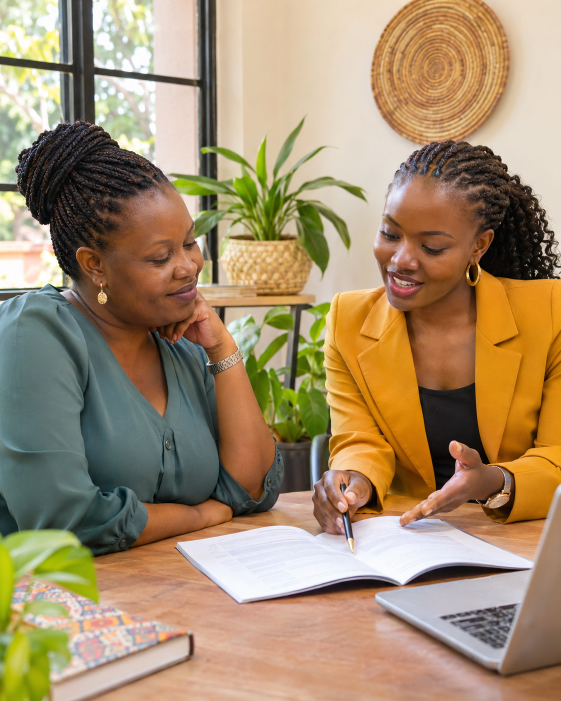
#> input picture images/generated/services-consultation.png, 1122 x 1402 px (shown at 1/2 size)
$ python prepare-services-assets.py
#> lines starting #> are read from the running program, lines starting #| are printed output that depends on the picture
"""Prepare the selected services photo, Kampala photo, and Uganda outline."""

import json
from pathlib import Path

from PIL import Image


ROOT = Path(__file__).resolve().parents[1]
ASSETS = ROOT / "public" / "assets"
ASSETS.mkdir(parents=True, exist_ok=True)


def webp(source: Path, stem: str, widths: tuple[int, ...]) -> None:
#> called with stem = 'services', widths = (720, 1440)
    with Image.open(source) as image:
#> image is the input picture: PIL image 1122x1402 RGB; mean R, G, B 163.5, 140.5, 109.1
        image = image.convert("RGB")
        for width in widths:
            size = (width, round(image.height * width / image.width))
            image.resize(size, Image.Resampling.LANCZOS).save(
                ASSETS / f"{stem}-{width}.webp", "WEBP", quality=82, method=6
            )
#> this loop made 2 passes
#> pass 1, in webp, `image.resize(size, Image.Resampling.LANCZOS).save( ASSETS / f"{stem}-{..`:
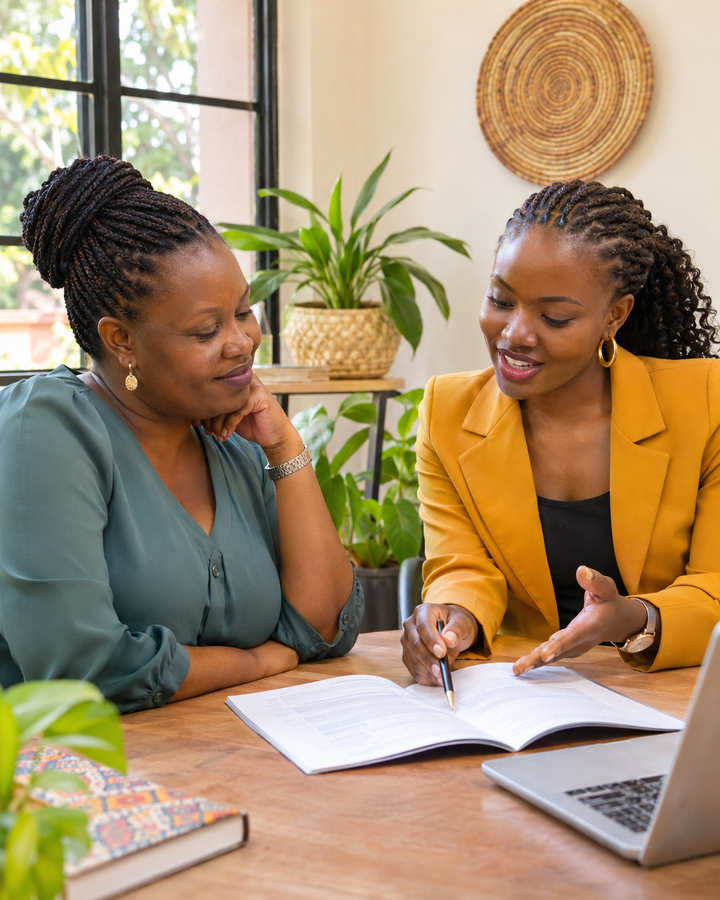
#> saved as services-720.webp: PIL image 720x900 RGB; mean R, G, B 163.5, 140.5, 109.1


webp(ROOT / "images" / "generated" / "services-consultation.png", "services", (720, 1440))
webp(ROOT / "images" / "kampala-city-source.jpg", "kampala", (720, 1440))
#> call 2 of webp, with stem = 'kampala', widths = (720, 1440)
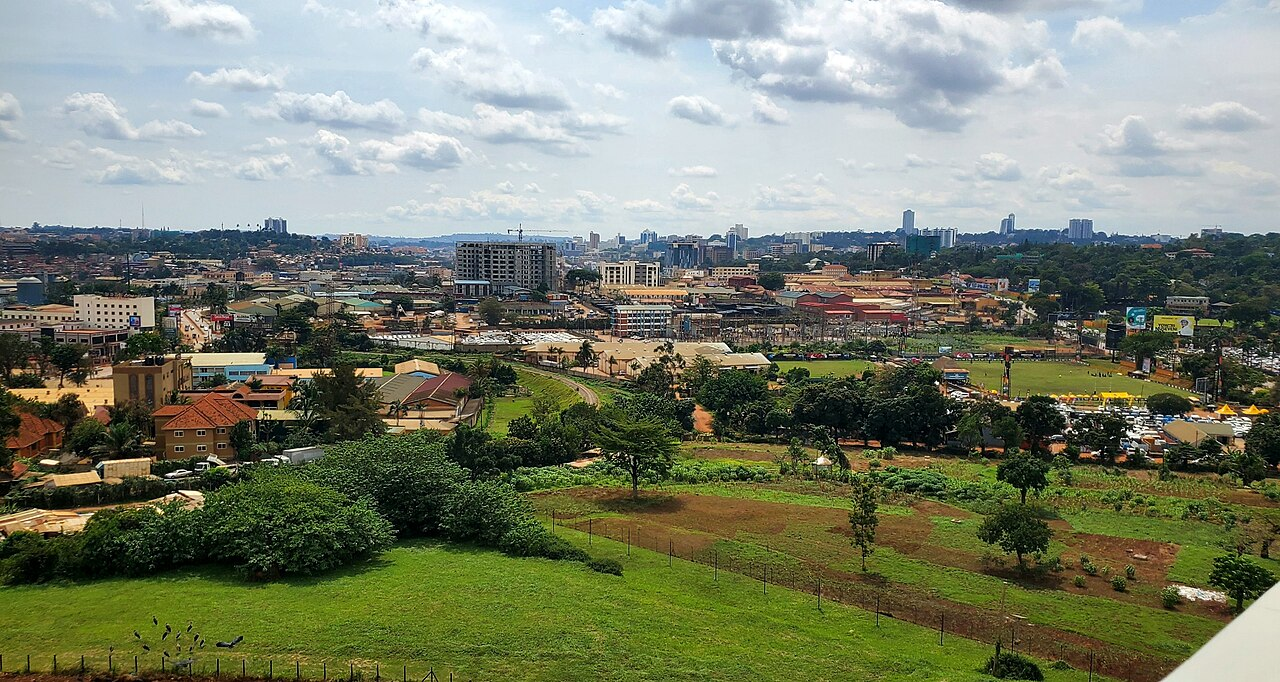
#> input picture images/kampala-city-source.jpg, 1280 x 682 px
#> in webp, image is the input picture: PIL image 1280x682 RGB; mean R, G, B 122.9, 129.4, 109.9
#> the loop in webp (call 2), `for width in widths:` made 2 passes
#> pass 1, in webp (call 2), `image.resize(size, Image.Resampling.LANCZOS).save( ASSETS / f"{stem}-{..`:
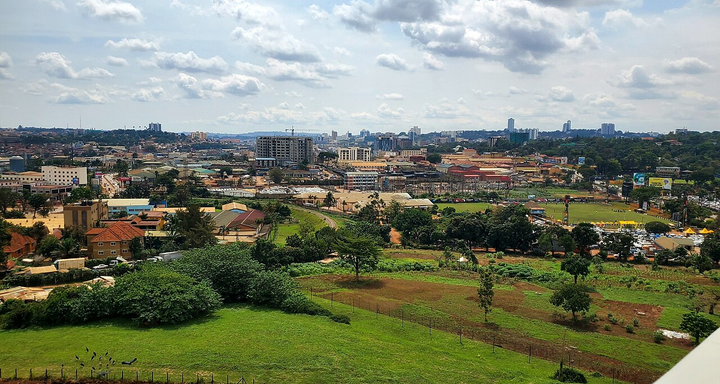
#> saved as kampala-720.webp: PIL image 720x384 RGB; mean R, G, B 123, 129.4, 109.9
#> pass 2, in webp (call 2), `image.resize(size, Image.Resampling.LANCZOS).save( ASSETS / f"{stem}-{..`:
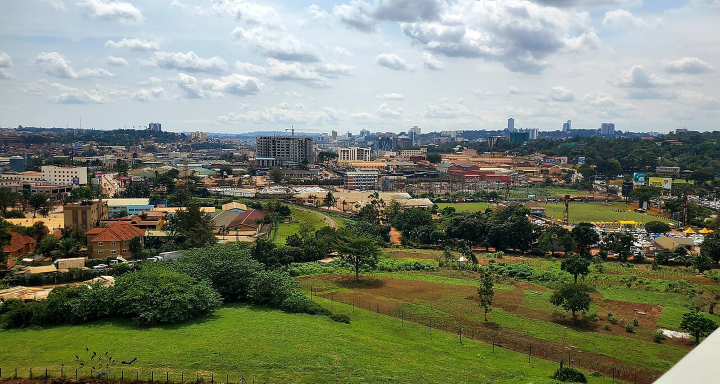
#> saved as kampala-1440.webp: PIL image 1440x767 RGB (shown at 1/2 size); mean R, G, B 123, 129.4, 110.1

#> (the run stopped early here; a loop or call above may not have finished)
